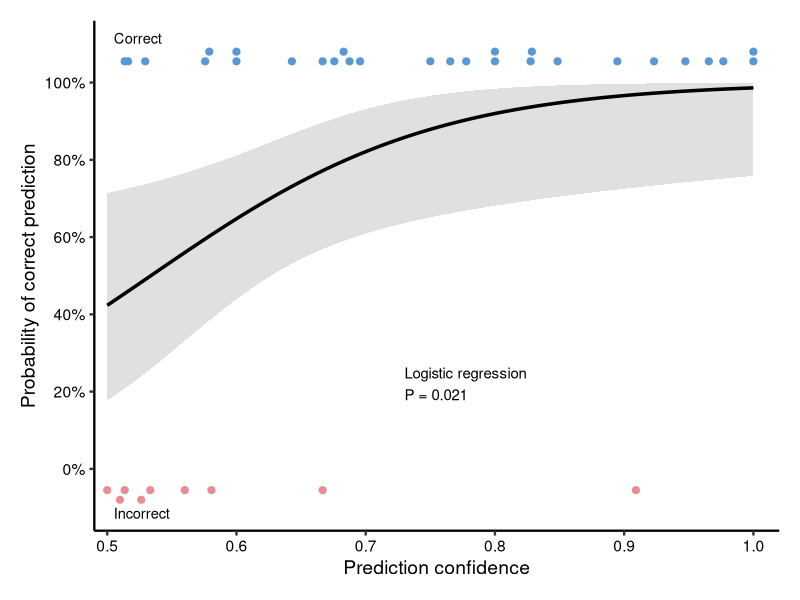

Here is the R script that generated this plot:
################################################################################
# Figure 5f. Validation of phylogeny refinement prediction confidence
################################################################################

# 1. Libraries -----------------------------------------------------------------
library(dplyr)
library(readr)
library(ggplot2)
library(scales)

# 2. Input data ----------------------------------------------------------------
validation <- read_tsv("input/Fig5/phylogeny_refinement_validation.tsv",show_col_types=FALSE)
stopifnot(all(c("Shared somatic mutations","Top support","Second support","Confidence","Outcome") %in% names(validation)))

# 3. Validation data processing ------------------------------------------------
# Confidence is recalculated from unrounded support counts rather than the rounded table value.
df2 <- validation %>% filter(!is.na(`Shared somatic mutations`),`Shared somatic mutations`>5,Outcome %in% c("Correct","Incorrect")) %>% mutate(confidence=`Top support`/(`Top support`+`Second support`),correct_num=as.numeric(Outcome=="Correct")) %>% filter(is.finite(confidence))
stopifnot(nrow(df2)>0,length(unique(df2$correct_num))==2,length(unique(df2$confidence))>1)

# 4. Logistic regression -------------------------------------------------------
fit <- glm(correct_num~confidence,family=binomial(),data=df2)
pval <- summary(fit)$coefficients["confidence","Pr(>|z|)"]
newdat <- data.frame(confidence=seq(min(df2$confidence),max(df2$confidence),length.out=300))
pred <- predict(fit,newdata=newdat,type="link",se.fit=TRUE)
newdat <- newdat %>% mutate(fit=plogis(pred$fit),lower=plogis(pred$fit-1.96*pred$se.fit),upper=plogis(pred$fit+1.96*pred$se.fit))

# 5. Figure 5f -----------------------------------------------------------------
df_plot <- df2 %>% mutate(conf_round=round(confidence,2)) %>% group_by(correct_num,conf_round) %>% mutate(stack=row_number()) %>% ungroup() %>% mutate(y_raw=ifelse(correct_num==1,1.055+(stack-1)*0.025,-0.055-(stack-1)*0.025))
p <- ggplot()+
  geom_ribbon(data=newdat,aes(confidence,ymin=lower,ymax=upper),fill="grey70",alpha=0.4)+
  geom_line(data=newdat,aes(confidence,fit),linewidth=1.2)+
  geom_point(data=df_plot,aes(confidence,y_raw,color=factor(correct_num)),size=2.1,show.legend=FALSE)+
  scale_color_manual(values=c("0"="#E88D95","1"="#5899D4"))+
  annotate("text",x=0.505,y=1.115,label="Correct",hjust=0,size=3.7)+
  annotate("text",x=0.505,y=-0.115,label="Incorrect",hjust=0,size=3.7)+
  annotate("text",x=0.73,y=0.22,hjust=0,size=3.8,label=paste0("Logistic regression\nP = ",formatC(pval,format="f",digits=3)))+
  scale_x_continuous(limits=c(0.49,1.02),breaks=seq(0.5,1,0.1),expand=expansion(mult=0))+
  scale_y_continuous(limits=c(-0.16,1.16),breaks=seq(0,1,0.2),labels=percent_format(accuracy=1),expand=expansion(mult=0))+
  labs(x="Prediction confidence",y="Probability of correct prediction")+
  coord_cartesian(clip="off")+theme_classic(base_size=14)+
  theme(axis.line=element_line(linewidth=0.8),axis.ticks=element_line(linewidth=0.8),axis.text=element_text(color="black"),plot.margin=margin(15,15,15,15))
print(p)
